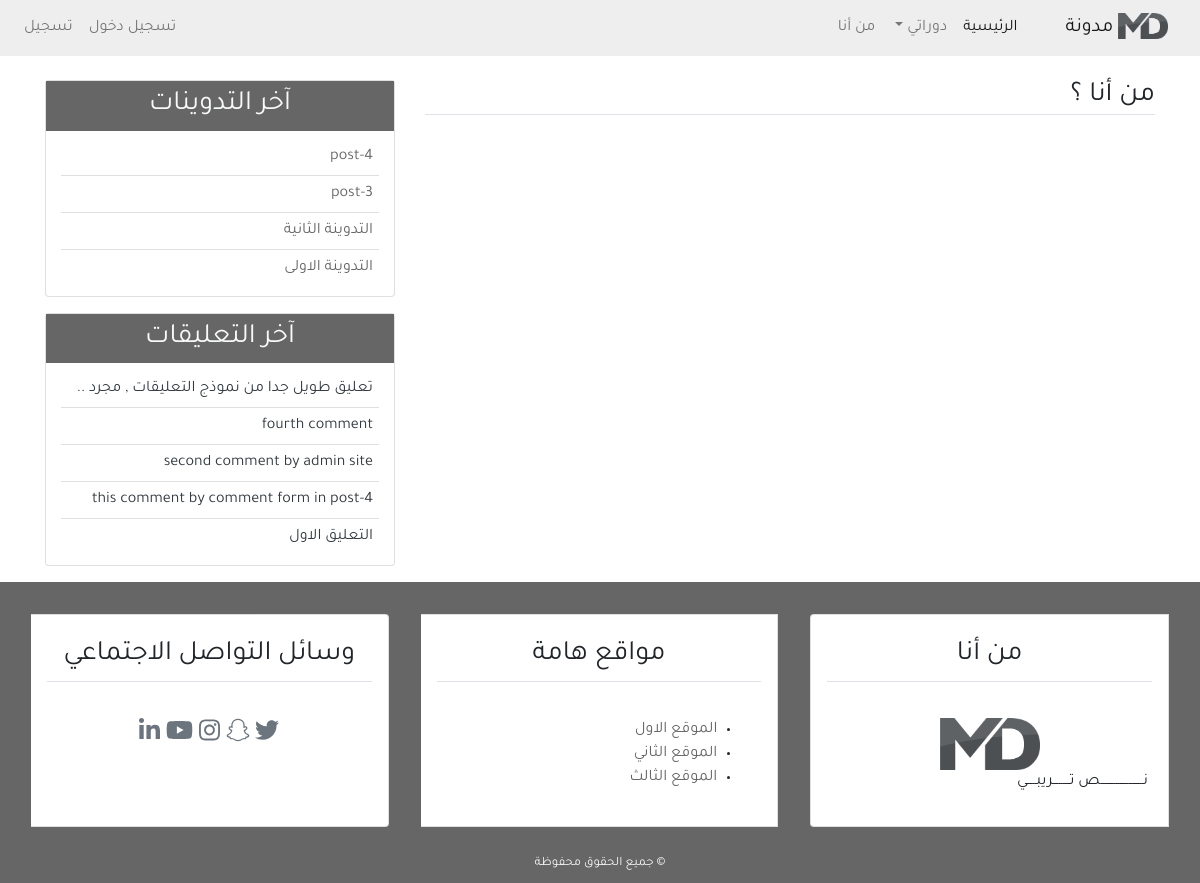
Page /about/ on the earlier database version.
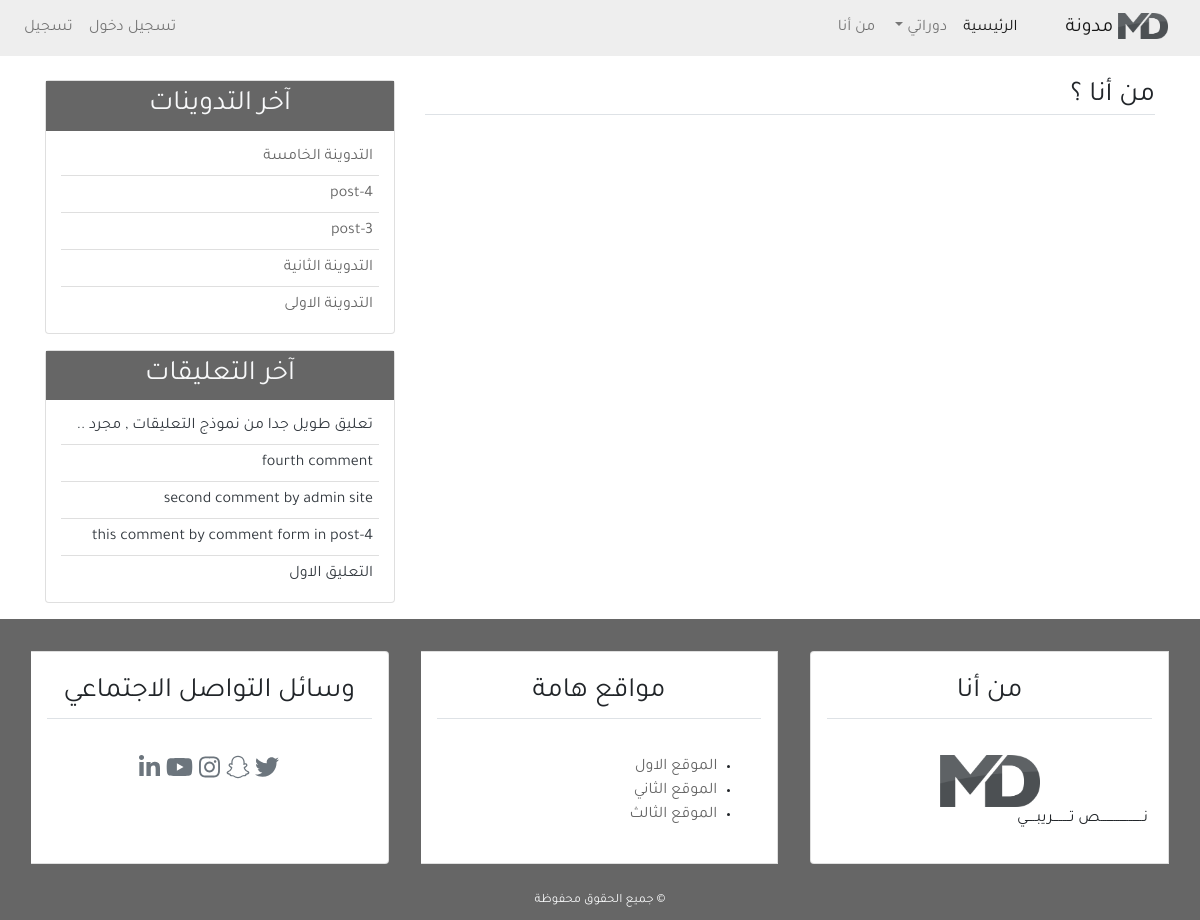
Same page on the later database version.
### blog/models.py (models this page shows, shortened)
class Post(models.Model):                                           # -5a
    title = models.CharField(max_length=100)
    content = models.TextField()
    post_date = models.DateTimeField(default=timezone.now)           # (auto_now_add=True)
    post_update = models.DateTimeField(auto_now=True)
    author = models.ForeignKey(User, on_delete=models.CASCADE)
    class Meta:                                                     # -6b
        ordering = ('-post_date', )

class Comment(models.Model):                                        # -8a
    name = models.CharField(max_length=50, verbose_name='الاسم')    # -9c add arabic word
    email = models.EmailField(verbose_name='البريد الالكتروني')
    body = models.TextField(verbose_name='نص التعليق')
    cmnt_date = models.DateTimeField(auto_now=True)
    active = models.BooleanField(default=False)
    post = models.ForeignKey(Post, on_delete=models.CASCADE, related_name='comments')
    class Meta:                                                     # -8e
        ordering = ('-cmnt_date', )

### blog/views.py (the view)
def about(request):                                                 # -4a
    context = {
        'page_title': 'من أنا'
    }
    return render(request, 'blog/about.html', context)                       # -4a

### blog/templatetags/post_tag.py (called while the page is built)
@register.inclusion_tag('blog/latest_posts.html')       # -12a
def latest_posts():
    context = {
        'l_posts': Post.objects.all()[0:5]
    }
    return context

@register.inclusion_tag('blog/latest_comments.html')       # -13a
def latest_comments():
    context = {
        'l_comments': Comment.objects.filter(active=True)[0:5]
    }
    return context

### blog/templates/blog/about.html
{% extends 'blog/base.html' %}
{% load static %}
{% block content %}
<h3 class="border-bottom">من أنا ؟</h3>
{% endblock content %}

### blog/templates/blog/latest_posts.html
<ul class="list-group-flush latest_post">
    {% for post in l_posts %}
        <li class="list-group-item latest_post_item">
            <a href="{% url 'detail_url' post.id %}">{{ post.title }}</a>
        </li>
    {% endfor %}
</ul>

### blog/templates/blog/latest_comments.html
<ul class="list-group-flush latest_comment">
    {% for comment in l_comments %}
        <li class="list-group-item latest_comment_item">
            <a class="text-dark" href="{% url 'detail_url' comment.post.id %}">
                {% if comment.body|length > 40 %}
                {{ comment.body|slice:'40' }} ..
                {% else %}
                {{ comment.body }}
                {% endif %}
            </a>
        </li>
    {% empty %}
    <li class="list-group-item latest_comment_item">لا توجد تعليقات</li>
    {% endfor %}
</ul>

Differences in the rows shown:
added Post: title "التدوينة الخامسة"
